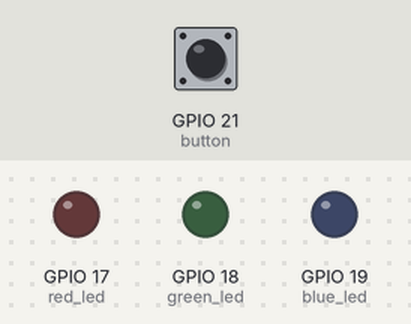
The program below on a simulated ESP32. On the bench: output pins drawn as LEDs (lit = HIGH). Dashed ring = blinking. Inputs (shaded band) come from the test bench; at power-on: GPIO 21 (button) LOW. Pins used as bus, display or sensor lines are not drawn.

Above: at 1.2 s.
1.3 s: GPIO 21 (button) pulled HIGH for 1 s
At 3.4 s:
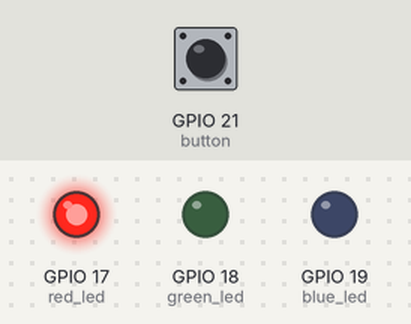
3.8 s: GPIO 21 (button) pulled HIGH for 0.15 s
At 4.8 s:
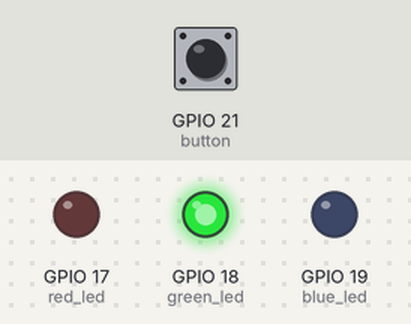
5.4 s: GPIO 21 (button) pulled HIGH for 3.2 s
At 5.55 s:
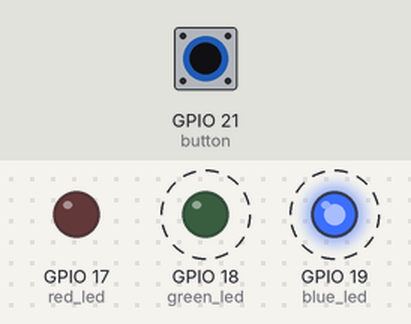
Timing chart, 0 to 9.9 s (numbered marks = the images above; inputs shaded):
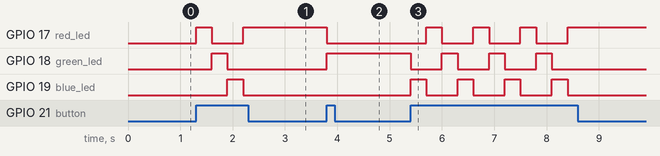

The program:

main.cpp
```cpp
#include <Arduino.h>

#define red_led 17
#define green_led 18
#define blue_led 19
#define button 21
#define button_power 4
int con = 0;

void setup() {
  // put your setup code here, to run once:
  pinMode(red_led, OUTPUT);
  pinMode(green_led, OUTPUT);
  pinMode(blue_led, OUTPUT);
  pinMode(button_power, OUTPUT);
  pinMode(button, INPUT);
  digitalWrite(button_power, HIGH);
  digitalWrite(red_led, LOW);
  digitalWrite(green_led, LOW);
  digitalWrite(blue_led, LOW);
  Serial.begin(115200);
}

void loop() {
  // put your main code here, to run repeatedly:

  if (digitalRead(button) == HIGH){
    switch (con) {
      case 0:
        digitalWrite(red_led, HIGH);
        digitalWrite(green_led, LOW);
        digitalWrite(blue_led, LOW);
        con++;
        delay(300);
        break;
      case 1:
        digitalWrite(red_led, LOW);
        digitalWrite(green_led, HIGH);
        digitalWrite(blue_led, LOW);
        con++;
        delay(300);
        break;
      case 2:
        digitalWrite(red_led, LOW);
        digitalWrite(green_led, LOW);
        digitalWrite(blue_led, HIGH);
        con++;
        delay(300);
        break;
    }
  }

  if (con == 3){
    con = 0;
  }
}
```

Measured:
- after the input at 1.3 s, GPIO 17 (red_led): LOW → HIGH at once, → LOW 0.30 s later, → HIGH 0.60 s later; GPIO 18 (green_led): LOW → HIGH after 0.30 s, → LOW 0.30 s later; GPIO 19 (blue_led): LOW → HIGH after 0.60 s, → LOW 0.30 s later
- after the input at 3.8 s, GPIO 17 (red_led): HIGH → LOW at once; GPIO 18 (green_led): LOW → HIGH at once
- after the input at 5.4 s, GPIO 17 (red_led): alternates HIGH for 0.30 s and LOW for 0.60 s, 7 changes in all, then stays HIGH, starting after 0.30 s; GPIO 18 (green_led): alternates HIGH for 0.30 s and LOW for 0.60 s, 7 changes in all, then stays LOW, starting at once
